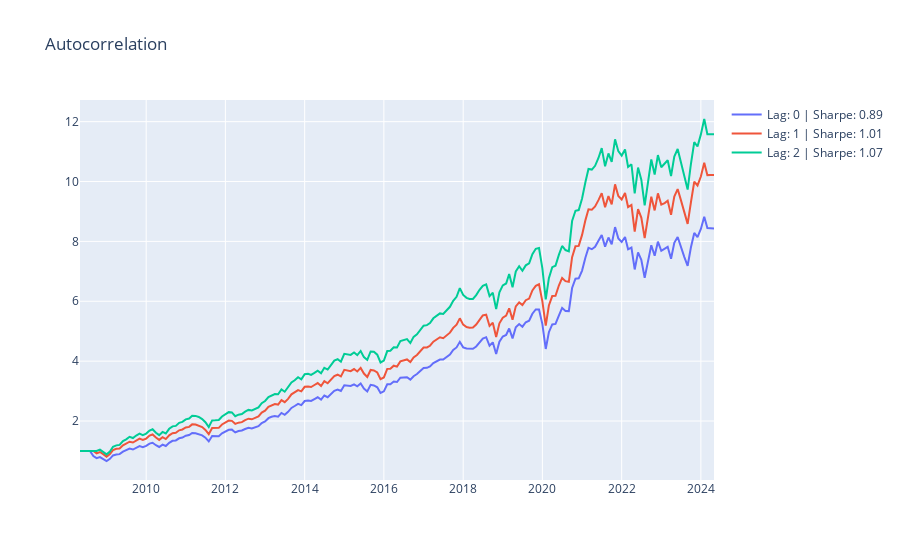

Notebook source saved alongside this figure:
### Code cell
def rolling_auto_corr_function(series, window):
    shifted_series = series.shift(1)
    auto_correlation = series.rolling(window, int(window/2)).corr(shifted_series)
    return auto_correlation

alpha = df_signal['Close'].pct_change().apply(rolling_auto_corr_function, args=([6]))
alpha_title = 'Autocorrelation'
analyze_alpha(alpha, df_return, alpha_title, short=0, plot=plot)
features[alpha_title] = alpha_to_positions(alpha)

### Figure 1 — Plotly figure (JSON) as saved in the notebook; plotly's stock layout.template omitted (floating-point values rounded to 4 significant figures; data arrays with more than 128 entries replaced by an {"elided": "..."} marker saying what was removed)
{"data": [{"name": "Lag: 0 | Sharpe: 0.89", "type": "scatter", "x": {"elided": "193 str values"}, "y": {"elided": "193 float values"}}, {"name": "Lag: 1 | Sharpe: 1.01", "type": "scatter", "x": {"elided": "193 str values"}, "y": {"elided": "193 float values"}}, {"name": "Lag: 2 | Sharpe: 1.07", "type": "scatter", "x": {"elided": "193 str values"}, "y": {"elided": "193 float values"}}], "layout": {"title": {"text": "Autocorrelation"}}}
